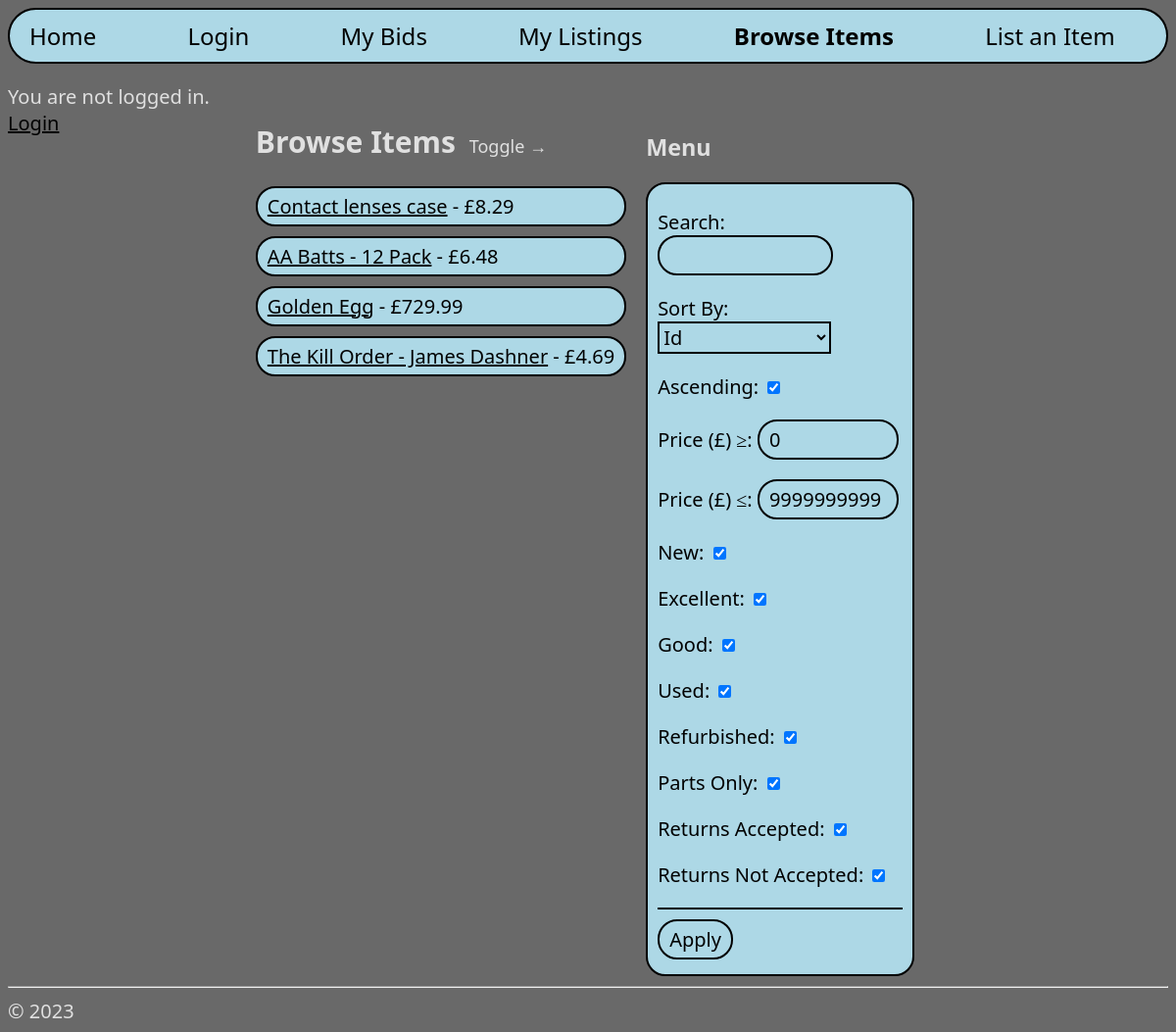
/browse/, run on an earlier commit of the app's database.
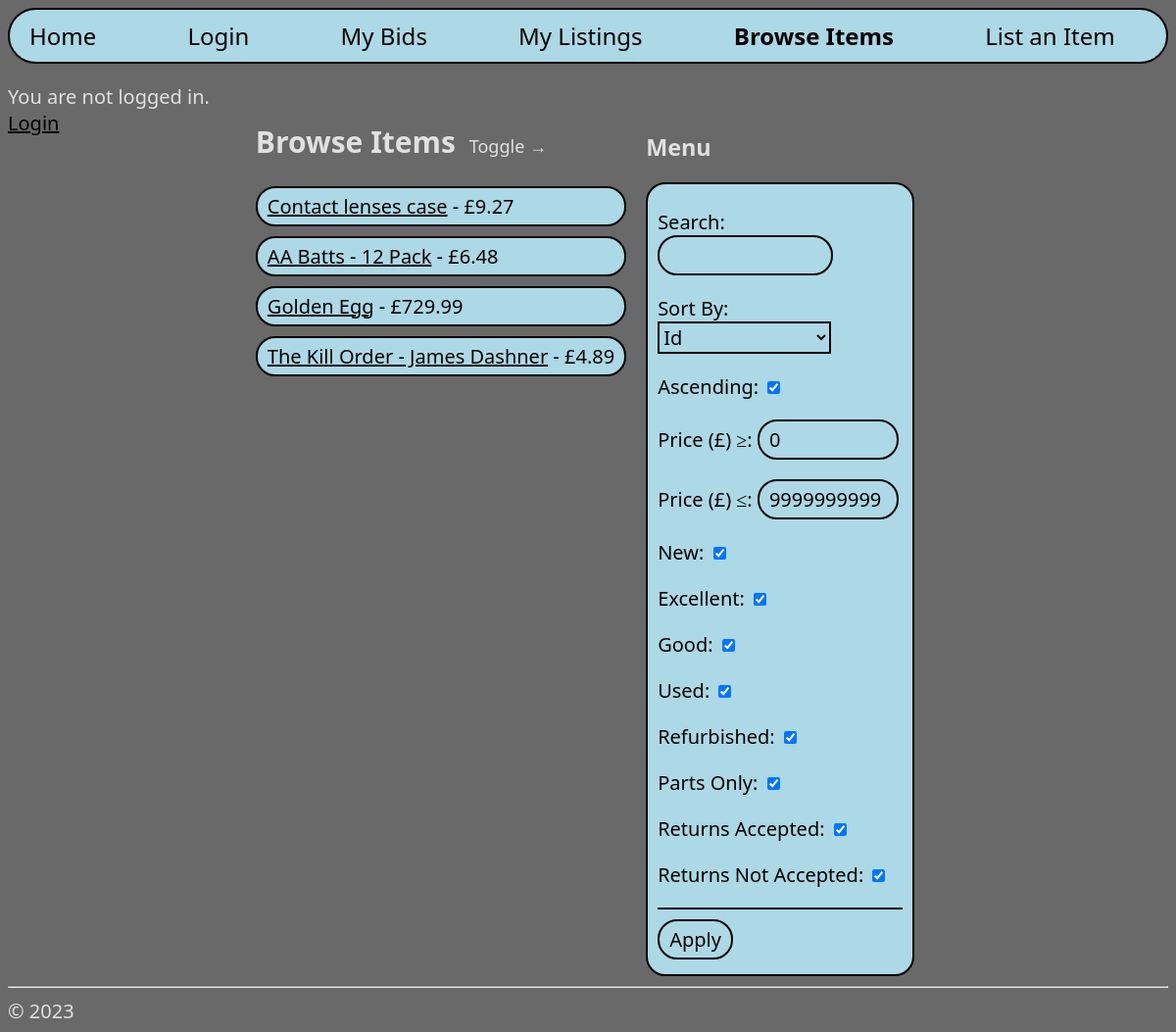
And on a later commit of the database.
### hello/models.py (models this page shows, shortened)
class Items(models.Model):
    name = models.CharField(max_length=50)
    price = models.DecimalField(decimal_places=2, max_digits=10)
    postageCost = models.DecimalField(decimal_places=2, max_digits=10)
    bidIncrement = models.DecimalField(decimal_places=2, max_digits=10)
    conditionChoices = [
        ("new", "New"),
        ("excellent", "Excellent"),
        ("good", "Good"),
        ("used", "Used"),
        ("refurbished", "Refurbished"),
        ("partsOnly", "Parts Only"),
    ]
    condition = models.CharField(max_length=20, choices=conditionChoices)
    endDateTime = models.DateTimeField()
    acceptReturns = models.BooleanField(default=False)
    description = models.TextField(max_length=1000)
    numBids = models.IntegerField(default=0)
    bidders = models.CharField(max_length=999999999, default='[]')
    sold = models.BooleanField(default=False)
    buyerId = models.ForeignKey(Accounts, to_field="id", on_delete=models.DO_NOTHING, related_name="bId", blank=True, null=True)
    sellerId = models.ForeignKey(Accounts, to_field="id", on_delete=models.DO_NOTHING, related_name="sId", blank=True, null=True)
    def getBidders(self):
        return json.loads(self.bidders)
    def setBidders(self, value):
        self.bidders = json.dumps(value)
    biddersProperty = property(getBidders, setBidders)

### hello/views.py (the view)
# urls.py: path("browse/", views.browse, name="browse"),
def browse(request):
    if request.method == "POST":
        browseForm = BrowseForm(request.POST)
        if browseForm.is_valid():
            items = Items.objects.all()
            itemsToDelete = items.filter(name="test")
            for item in itemsToDelete:
                item.delete()
            conditionsFilter = ["", "", "", "", "", ""]
            for i in range(6):
                if browseForm.cleaned_data[browseForm.conditions[i]] is True:
                    conditionsFilter[i] = browseForm.conditions[i]
            filteredItems = items.filter(Q(name__icontains=browseForm.cleaned_data["search"]) &
                                         Q(price__range=(browseForm.cleaned_data["lThan"], browseForm.cleaned_data["gThan"])) &
                                         (Q(condition = conditionsFilter[0]) | Q(condition = conditionsFilter[1]) | Q(condition = conditionsFilter[2]) |
                                          Q(condition = conditionsFilter[3]) | Q(condition = conditionsFilter[4]) | Q(condition = conditionsFilter[5])) &
                                          (Q(acceptReturns = (browseForm.cleaned_data["areReturnsAccepted"] == True)) |
                                           Q(acceptReturns = (browseForm.cleaned_data["areReturnsNotAccepted"] == False))))
            if browseForm.cleaned_data["ascending"] is True:
                sortedAndFilteredItems = filteredItems.order_by(browseForm.cleaned_data["sortBy"])
            else:
                sortedAndFilteredItems = filteredItems.order_by(f"-{browseForm.cleaned_data['sortBy']}")
            context = {
                "items": sortedAndFilteredItems,
                "browseForm": browseForm,
                "username": getUsernameBalance(request)[0],
                "balance": str(getUsernameBalance(request)[1]),
                }
            return render(request, "hello/browse.html", context)
    else:
        browseForm = BrowseForm()
        items = Items.objects.all()
        context = {
            "items": items.order_by("id"),
            "browseForm": browseForm,
            "username": getUsernameBalance(request)[0],
            "balance": str(getUsernameBalance(request)[1]),
            }
        return render(request, "hello/browse.html", context)

### hello/views.py (called while the page is built)
def getUsernameBalance(request):
    username = None
    balance = None
    if request.user.is_authenticated:
        username = request.user.username
        pK = request.user.pk
        balance = Accounts.objects.get(user__pk=pK).balance
    return (username, balance)

### hello/templates/hello/browse.html (shortened to what this page needs)
{% extends "hello/layout.html" %}
{% block loggedInAs %}
    {% if username %}
    <p style="color: rgb(224, 224, 224)">
        Logged in as {{ username }}.
        <br>
        Balance: £{{balance}}
        <br>
        <a href="{% url 'logout' %}">Logout</a>
    </p>
    {% else %}
    <p style="color: rgb(224, 224, 224)">
        You are not logged in.
        <br>
        <a href="{% url 'login' %}">Login</a>
    </p>
    {% endif %}
{% endblock %}
{% block content %}
<div style="max-width: 800px; margin-top: -60px;">
  <h2>
    Browse Items <button id="collapse" style="color: rgb(224, 224, 224); background-color: dimgray; font-size: 18px; border: 0px;">Toggle →</button>
  </h2>
  {% for item in items %}
  <li class="borderli" style="max-width: 800px;">
    <a href="{% url 'itemDetail' pk=item.pk %}">{{ item.name }}</a> - £{{ item.price }}
  </li>
  {% empty %}
    <p style="color: rgb(224, 224, 224)">No items found.</p>
  {% endfor %}
</div>
<div id="sortAndFilterByMenu" class="rightContainer" style="width: 280px; margin-top: -60px;">
  <h3 style="margin: 35px 0px 20px 0px;">Menu</h3>
  <form method="POST" class="sortAndFilterByMenu">
    {{ browseForm.as_p }}
    <hr color="black">
    <button type="submit" style="margin-bottom: 10px;">Apply</button>
  </form>
</div>
{% endblock %}

What changed in the data, as far as the page shows it:
changed Items "Contact lenses case": price "8.29" → "9.27"
changed Items "The Kill Order - James Dashner": price "4.69" → "4.89"
